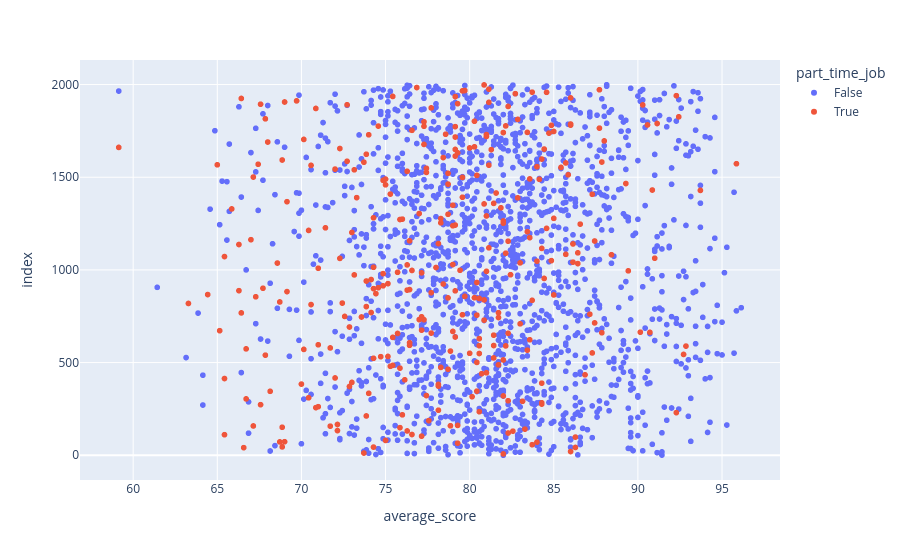

Notebook code for this chart:
### Code cell
# distribution between part_time_job and average_score
px.scatter(df,x = "average_score", color = "part_time_job")

### Figure 1 — Plotly figure (JSON) as saved in the notebook; plotly's stock layout.template omitted (floating-point values rounded to 4 significant figures; data arrays with more than 128 entries replaced by an {"elided": "..."} marker saying what was removed)
{"data": [{"hovertemplate": "part_time_job=False<br>average_score=%{x}<br>index=%{y}<extra></extra>", "legendgroup": "False", "marker": {"color": "#636efa", "symbol": "circle"}, "mode": "markers", "name": "False", "showlegend": true, "type": "scattergl", "x": {"elided": "1684 float values"}, "xaxis": "x", "y": {"elided": "1684 int values"}, "yaxis": "y"}, {"hovertemplate": "part_time_job=True<br>average_score=%{x}<br>index=%{y}<extra></extra>", "legendgroup": "True", "marker": {"color": "#EF553B", "symbol": "circle"}, "mode": "markers", "name": "True", "showlegend": true, "type": "scattergl", "x": {"elided": "316 float values"}, "xaxis": "x", "y": {"elided": "316 int values"}, "yaxis": "y"}], "layout": {"legend": {"title": {"text": "part_time_job"}, "tracegroupgap": 0}, "margin": {"t": 60}, "xaxis": {"anchor": "y", "domain": [0, 1], "title": {"text": "average_score"}}, "yaxis": {"anchor": "x", "domain": [0, 1], "title": {"text": "index"}}}}
